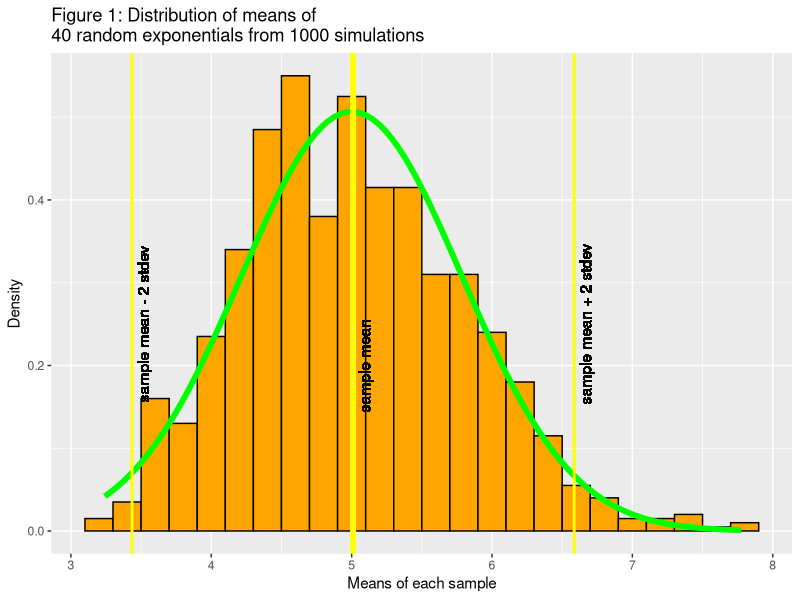
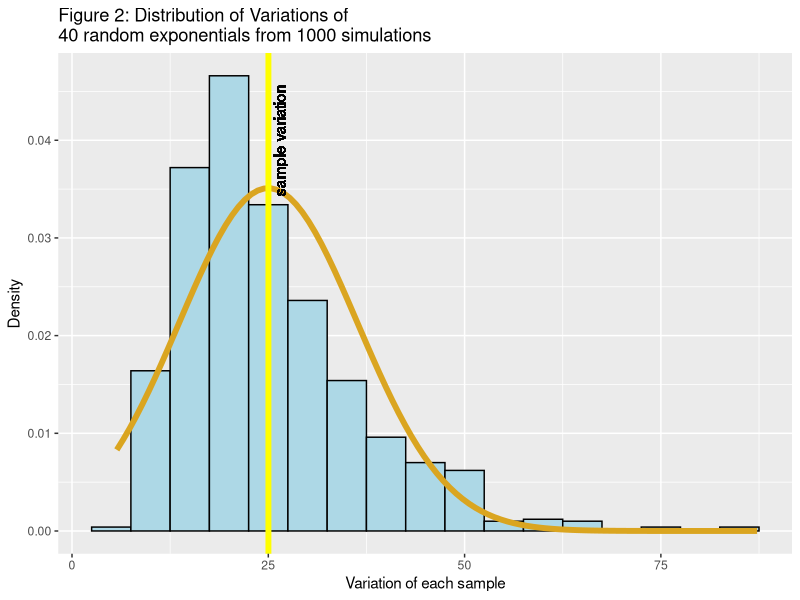
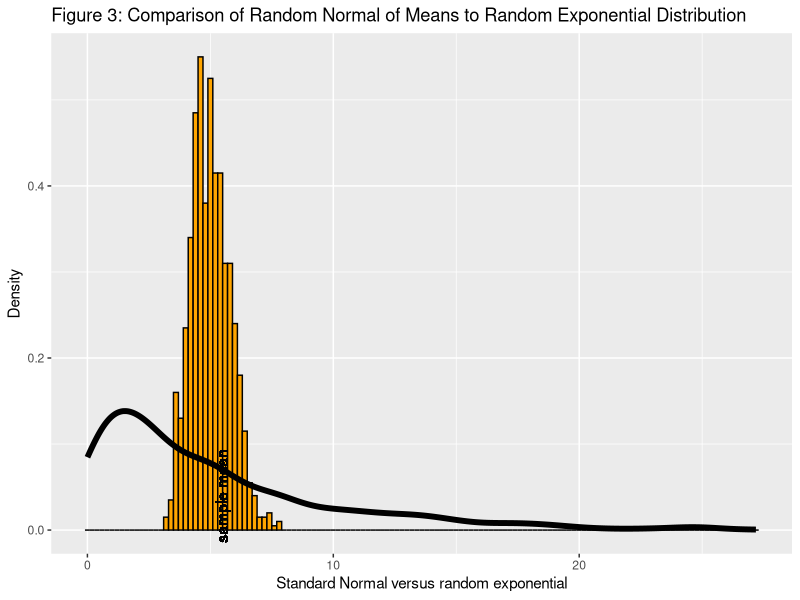
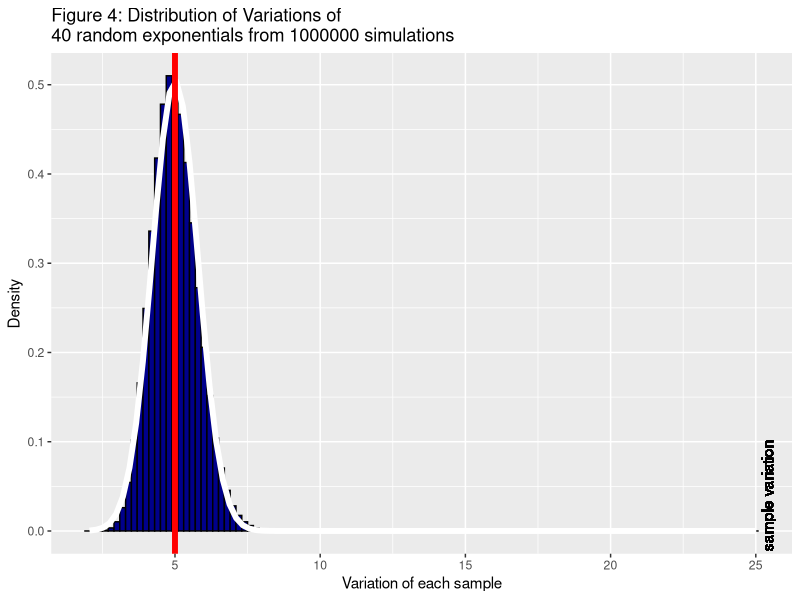

Generate these figures, in order, with R:
## ---- chunk 1
knitr::opts_chunk$set(echo = TRUE)
## ---- chunk 2
set.seed(500)
library(matrixStats)
## create a matrix of 1000 rows and 40 columms - with each row generated by a random exponential distribution of 40 values with a mean and standard deviate of 5 (1/0.2)
trippy <- matrix(data = 1, nrow = 1000, ncol = 40)
for (i in 1:1000){
  trippy[i,] <- rexp(40, 0.2)
}
## get the means of each row of exponential randoms
meanz <- rowMeans(trippy)
## get sd and var of each row
sdz <- rowSds(trippy)
varz <- rowVars(trippy)
## find the mean, variance and sd of the means of each row
meanit <- mean(meanz)
varmeans <- var(meanz)
sdomeans <- sd(meanz)
expectedsd <- 1/(0.2*sqrt(40))
## now for the mean of the standard deviation and its standard deviation
meansd <- mean(sdz)
sdzsd <- sd(sdz)
vart <- var(varz)
## ---- chunk 3
library(ggplot2)
clt <- sqrt(40)*(meanz - 5)/5
mns <- data.frame(meanz)
g <- ggplot(mns, aes(x = meanz, fill = NULL)) + geom_histogram(aes(y=..density..), binwidth = 0.2, col = "black", fill = "orange") 
g <- g +  stat_function(fun=dnorm, args=list(mean = 5, sd = sd(meanz)), colour = "green", size = 2)
g<- g + geom_vline(xintercept = meanit, colour = "yellow", size = 2, show.legend = TRUE)
g<- g + geom_vline(xintercept = meanit-2*sd(meanz), colour = "yellow", size = 1, show.legend = TRUE)
g<- g + geom_vline(xintercept = meanit+2*sd(meanz), colour = "yellow", size = 1, show.legend = TRUE)
g<- g + geom_text(aes(x = meanit, label = "\nsample mean", y= 0.2), angle = 90) +  xlab("Means of each sample") +  ylab("Density") + ggtitle("Figure 1: Distribution of means of \n40 random exponentials from 1000 simulations")
g<- g + geom_text(aes(x = meanit-2*sd(meanz), label = "\nsample mean - 2 stdev", y= 0.25), angle = 90)
g<- g + geom_text(aes(x = meanit+2*sd(meanz), label = "\nsample mean + 2 stdev", y= 0.25), angle = 90)
 g                   
valu <- t.test(meanz, mu = 5)$p.value
## ---- chunk 4
vns <- data.frame(varz)
v <- ggplot(vns, aes(x = varz, fill=NULL)) + geom_histogram(aes(y=..density..), binwidth = 5, col = "black", fill = "light blue") 
v <- v +  stat_function(fun=dnorm, args=list(mean = 25, sd = sd(varz)), colour = "goldenrod", size = 2)
v <- v + geom_vline(xintercept = mean(varz), colour = "yellow", size = 2, show.legend = TRUE)
v <- v + geom_text(aes(x = mean(varz), label = "\nsample variation", y= 0.04), angle = 90) +  xlab("Variation of each sample") +  ylab("Density") + ggtitle("Figure 2: Distribution of Variations of \n40 random exponentials from 1000 simulations")
 v                  
## ---- chunk 5
h <- ggplot(mns, aes(x = meanz, fill=NULL)) + geom_histogram(aes(y=..density..), binwidth = 0.2, col = "black", fill = "orange") 
h <- h + geom_density(aes(x=rexp(1000, 0.2)), size = 2, colour = "black")
h <- h + geom_text(aes(x = mean(meanz), label = "\nsample mean", y= 0.04), angle = 90) +  xlab("Standard Normal versus random exponential") +  ylab("Density") + ggtitle("Figure 3: Comparison of Random Normal of Means to Random Exponential Distribution")
h
## ---- chunk 6
trappy <- matrix(data = 1, nrow = 1000000, ncol = 40)
for (i in 1:1000000){
  trappy[i,] <- rexp(40, 0.2)
}
a <- rowMeans(trappy)
b <- sd(a)
ans <- data.frame(a)
j <- ggplot(ans, aes(x = a, fill=NULL)) + geom_histogram(aes(y=..density..), binwidth = 0.2, col = "black", fill = "dark blue")
j <- j +  stat_function(fun=dnorm, args=list(mean = 5, sd = b), colour = "white", size = 2)
j <- j + geom_vline(xintercept = mean(rowMeans(trappy)), colour = "red", size = 2, show.legend = TRUE)
j <- j + geom_text(aes(x = mean(varz), label = "\nsample variation", y= 0.04), angle = 90) +  xlab("Variation of each sample") +  ylab("Density") + ggtitle("Figure 4: Distribution of Variations of \n40 random exponentials from 1000000 simulations")
 j                  
